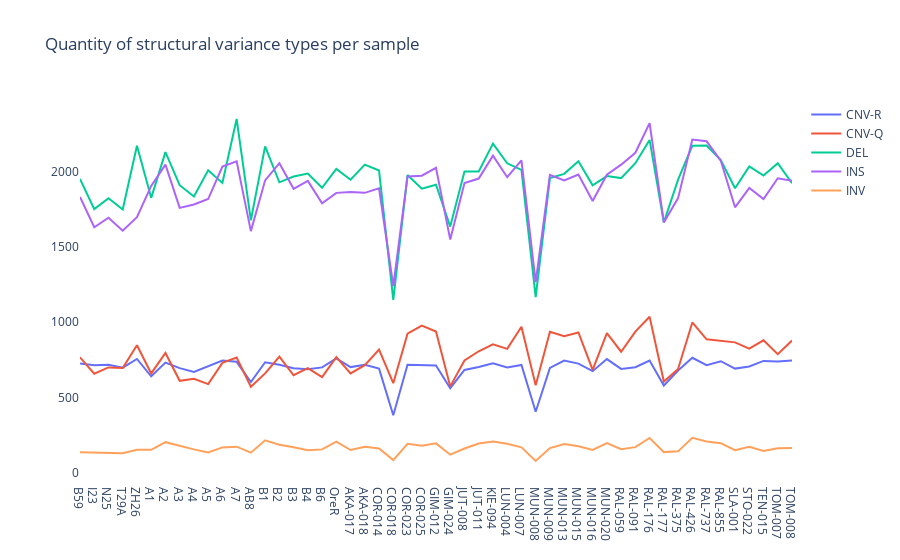

Notebook cell for this chart:
### Code cell
fig = go.Figure()

fig.add_trace(go.Scatter(x=samples, y=CNV_R, name="CNV-R"))
fig.add_trace(go.Scatter(x=samples, y=CNV_Q, name="CNV-Q"))
fig.add_trace(go.Scatter(x=samples, y=DEL, name="DEL"))
fig.add_trace(go.Scatter(x=samples, y=INS, name="INS"))
fig.add_trace(go.Scatter(x=samples, y=INV, name="INV"))

fig.update_layout(
    title="Quantity of structural variance types per sample",
    paper_bgcolor='rgba(0,0,0,0)',
    plot_bgcolor='rgba(0,0,0,0)'
)


fig.show()

### Figure 1 — Plotly figure (JSON) as saved in the notebook; plotly's stock layout.template omitted (floating-point values rounded to 4 significant figures)
{"data": [{"name": "CNV-R", "type": "scatter", "x": ["B59", "I23", "N25", "T29A", "ZH26", "A1", "A2", "A3", "A4", "A5", "A6", "A7", "AB8", "B1", "B2", "B3", "B4", "B6", "OreR", "AKA-017", "AKA-018", "COR-014", "COR-018", "COR-023", "COR-025", "GIM-012", "GIM-024", "JUT-008", "JUT-011", "KIE-094", "LUN-004", "LUN-007", "MUN-008", "MUN-009", "MUN-013", "MUN-015", "MUN-016", "MUN-020", "RAL-059", "RAL-091", "RAL-176", "RAL-177", "RAL-375", "RAL-426", "RAL-737", "RAL-855", "SLA-001", "STO-022", "TEN-015", "TOM-007", "TOM-008"], "y": [725, 713, 716, 697, 755, 640, 731, 694, 669, 704, 744, 736, 602, 733, 717, 693, 686, 699, 758, 701, 717, 691, 382, 717, 714, 712, 561, 682, 702, 726, 699, 715, 405, 696, 744, 724, 674, 754, 689, 700, 744, 579, 678, 763, 714, 740, 691, 705, 742, 738, 745]}, {"name": "CNV-Q", "type": "scatter", "x": ["B59", "I23", "N25", "T29A", "ZH26", "A1", "A2", "A3", "A4", "A5", "A6", "A7", "AB8", "B1", "B2", "B3", "B4", "B6", "OreR", "AKA-017", "AKA-018", "COR-014", "COR-018", "COR-023", "COR-025", "GIM-012", "GIM-024", "JUT-008", "JUT-011", "KIE-094", "LUN-004", "LUN-007", "MUN-008", "MUN-009", "MUN-013", "MUN-015", "MUN-016", "MUN-020", "RAL-059", "RAL-091", "RAL-176", "RAL-177", "RAL-375", "RAL-426", "RAL-737", "RAL-855", "SLA-001", "STO-022", "TEN-015", "TOM-007", "TOM-008"], "y": [766, 657, 699, 695, 846, 659, 795, 610, 624, 588, 729, 764, 570, 659, 770, 647, 694, 634, 767, 659, 714, 817, 594, 923, 976, 937, 573, 745, 806, 852, 822, 969, 580, 936, 906, 931, 683, 927, 803, 936, 1035, 605, 688, 997, 885, 874, 865, 824, 879, 787, 877]}, {"name": "DEL", "type": "scatter", "x": ["B59", "I23", "N25", "T29A", "ZH26", "A1", "A2", "A3", "A4", "A5", "A6", "A7", "AB8", "B1", "B2", "B3", "B4", "B6", "OreR", "AKA-017", "AKA-018", "COR-014", "COR-018", "COR-023", "COR-025", "GIM-012", "GIM-024", "JUT-008", "JUT-011", "KIE-094", "LUN-004", "LUN-007", "MUN-008", "MUN-009", "MUN-013", "MUN-015", "MUN-016", "MUN-020", "RAL-059", "RAL-091", "RAL-176", "RAL-177", "RAL-375", "RAL-426", "RAL-737", "RAL-855", "SLA-001", "STO-022", "TEN-015", "TOM-007", "TOM-008"], "y": [1949, 1749, 1821, 1747, 2169, 1824, 2127, 1908, 1833, 2007, 1923, 2347, 1675, 2165, 1927, 1965, 1985, 1891, 2016, 1944, 2044, 2005, 1147, 1975, 1885, 1911, 1633, 1999, 1999, 2184, 2053, 2009, 1165, 1955, 1983, 2067, 1907, 1968, 1955, 2054, 2208, 1661, 1945, 2169, 2171, 2075, 1888, 2033, 1972, 2054, 1921]}, {"name": "INS", "type": "scatter", "x": ["B59", "I23", "N25", "T29A", "ZH26", "A1", "A2", "A3", "A4", "A5", "A6", "A7", "AB8", "B1", "B2", "B3", "B4", "B6", "OreR", "AKA-017", "AKA-018", "COR-014", "COR-018", "COR-023", "COR-025", "GIM-012", "GIM-024", "JUT-008", "JUT-011", "KIE-094", "LUN-004", "LUN-007", "MUN-008", "MUN-009", "MUN-013", "MUN-015", "MUN-016", "MUN-020", "RAL-059", "RAL-091", "RAL-176", "RAL-177", "RAL-375", "RAL-426", "RAL-737", "RAL-855", "SLA-001", "STO-022", "TEN-015", "TOM-007", "TOM-008"], "y": [1830, 1629, 1692, 1606, 1696, 1903, 2044, 1757, 1780, 1816, 2031, 2066, 1603, 1940, 2054, 1884, 1936, 1787, 1857, 1863, 1857, 1887, 1239, 1966, 1971, 2023, 1547, 1922, 1952, 2104, 1961, 2073, 1264, 1976, 1939, 1979, 1803, 1977, 2044, 2123, 2320, 1661, 1822, 2211, 2199, 2070, 1761, 1889, 1816, 1954, 1937]}, {"name": "INV", "type": "scatter", "x": ["B59", "I23", "N25", "T29A", "ZH26", "A1", "A2", "A3", "A4", "A5", "A6", "A7", "AB8", "B1", "B2", "B3", "B4", "B6", "OreR", "AKA-017", "AKA-018", "COR-014", "COR-018", "COR-023", "COR-025", "GIM-012", "GIM-024", "JUT-008", "JUT-011", "KIE-094", "LUN-004", "LUN-007", "MUN-008", "MUN-009", "MUN-013", "MUN-015", "MUN-016", "MUN-020", "RAL-059", "RAL-091", "RAL-176", "RAL-177", "RAL-375", "RAL-426", "RAL-737", "RAL-855", "SLA-001", "STO-022", "TEN-015", "TOM-007", "TOM-008"], "y": [136, 133, 134, 129, 153, 152, 203, 178, 155, 135, 168, 173, 133, 215, 186, 169, 149, 155, 206, 151, 173, 161, 84, 192, 180, 195, 120, 161, 194, 208, 193, 169, 78, 164, 190, 176, 152, 197, 156, 170, 231, 137, 142, 232, 208, 196, 150, 173, 145, 163, 164]}], "layout": {"paper_bgcolor": "rgba(0,0,0,0)", "plot_bgcolor": "rgba(0,0,0,0)", "title": {"text": "Quantity of structural variance types per sample"}}}
